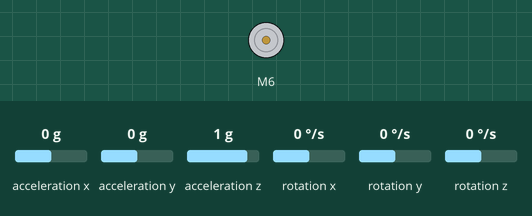
Simulated run of this sketch. Board: Arduino Mega 2560, built with avr-gcc and run on an emulated ATmega2560. Shown: DC motor (green arrow = forward, orange = backward, longer = faster). The inputs (shaded band) are chosen by the test bench; at power-on: rotation x 0 °/s, acceleration x 0 g, acceleration y 0 g, acceleration z 1 g, rotation y 0 °/s, rotation z 0 °/s. What the sketch prints to the serial monitor is not drawn.

Above: at 1.2 s.
1.3 s: rotation x set to -192 °/s
At 2.1 s:
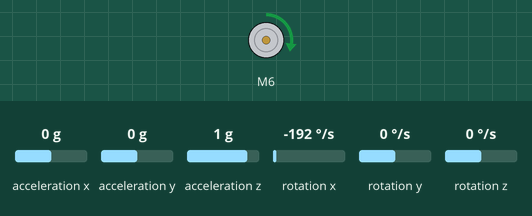
2.8 s: rotation x set to 192 °/s
At 5.5 s:
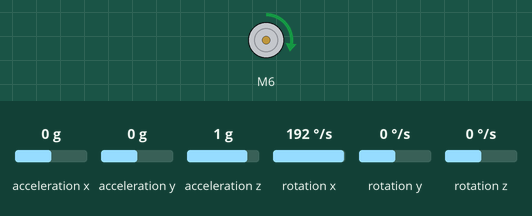
Timing chart, 0 to 7.0 s (numbered marks = the images above; inputs shaded):
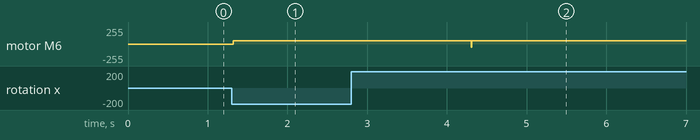

Measured:
- after the input at 1.3 s, motor M6: stopped → forward 51/255 at once
- after the input at 2.8 s, motor M6: forward 51/255 → backward 48/255 after 1.5 s, → forward 51/255 0.01 s later

The sketch:

main.ino
```cpp
#include <RobojaxBTS7960.h>
#include <MPU6050.h>
#include <Wire.h>
#include "defs.h"
#include "utilis.h"

void setup() {
  // put your setup code here, to run once:
  Serial.begin(115200) ;
  Serial2.begin(115200) ;
  motor.begin();
 Serial.print("establised");
  // Initialize MPU6050
  while (!mpu.begin(MPU6050_SCALE_2000DPS, MPU6050_RANGE_2G))
  {
    Serial.println("Could not find a valid MPU6050 sensor, check wiring!");
    delay(500);
  }

  mpu.calibrateGyro();

  mpu.setThreshold(3);
}


void loop() {
  // trying PID angle control
  PID_angle() ;
  timer = millis();
  // Read normalized values
  Vector norm = mpu.readNormalizeGyro();
  // Calculate Pitch, Roll and Yaw
  yaw       = yaw + norm.XAxis * timeStep;
  // Get the angular speed
  angularSpeed  = norm.XAxis;

  delay((timeStep * 1000) - (millis() - timer));

// Bluetooth communication protocol.
  if (Serial2.available()) {
    if (Serial2.read() == 1 && !startCommFlag)
    {
      // Connection established
      startCommFlag = 1;
      dirFlag = Serial2.read();
      reqSpdValue = Serial2.read();
      reqAngValue = Serial2.read();
    }


  }
  ypr.data.y = yaw;
  ypr.data.spd = angularSpeed;
  ypr.data.timeValue = micros() / (float)1000000;


  if (startCommFlag)
  {
    delay(50);
    Serial2.write(ypr.dataStream, dataSize) ;
    Serial2.flush();
    startCommFlag = 0;
  }
}
```

defs.h
```cpp
#define dataSize 12
#define CONTAINER_SIZE 3 // 0 reqSpdValue, 1 motorStopFlag, 2 CW flag, 3 CCW flag

#define rightIS 2
#define leftIS 3
#define rightEnable 4
#define leftEnable 5
#define rightPWM 6
#define leftPWM 7
#define debug 0 // to hide serial monitor info for the motor driver
#define CW 1
#define CCW 0

// objects
MPU6050 mpu;
RobojaxBTS7960 motor(rightEnable,rightPWM,rightIS, leftEnable,leftPWM,leftIS,debug);

int dirFlag = 1;
int stopMotorFlag = 0;

// Timers
unsigned long timer = 0;
float timeStep = 0.01;

// Pitch, Roll and Yaw values
float yaw       = 0;
float angularSpeed  = 0;

// Union
typedef union {
   struct{
    float y;
    float spd;
    float timeValue;
   }data;
   byte dataStream[dataSize] ;
}dataUnion;

uint8_t  reqSpdValue = 0; float kp_spd = 1.1, ki_spd = 1.5, kd_spd=0.3, e_spd = 0, ePrev_spd = 0, E_spd = 0, dE_spd = 0;
uint8_t reqAngValue = 0;  float kp_ang = 1, kd_ang = 0.3, ki_ang = 1.1, e_ang = 0, ePrev_ang = 0, E_ang = 0, dE_ang = 0;

dataUnion ypr;
byte startCommFlag = 0;
byte programStatus = 0;   // speed mode, angle mode.
```

utilis.h
```cpp
void saturate(float *x,float up, float down);
void resetSpdError();
void resetAngError();
void PID_Speed();
void PID_angle();

void resetSpdError()
{
  e_spd     = 0;
  ePrev_spd = 0;
  E_spd     = 0;
  dE_spd    = 0;
}

void resetAngError()
{
  e_ang     = 0;
  ePrev_ang = 0;
  E_ang     = 0;
  dE_ang    = 0;
}

void PID_Speed()
{
  e_spd = reqSpdValue - angularSpeed;
  E_spd = E_spd + e_spd;
  dE_spd = e_spd - ePrev_spd;
  float ctrlInput = (kp_spd * e_spd) + (ki_spd * E_spd) + (kd_spd * dE_spd); // ctrl action.

    // Saturation.
  if (ctrlInput > 80)
    ctrlInput = 80;

  // Ctrl Action and direction control
 if (dirFlag == 1) // CW
  {
    motor.rotate(ctrlInput,CW);
  }
  else
   {
    motor.rotate(ctrlInput,CCW);
    }
  ePrev_spd = e_spd;
  }


void PID_angle(){
  e_ang = reqAngValue - yaw;  // proportinal erroe
  E_ang = E_ang + e_ang;      // integrator error
  dE_ang = e_ang - ePrev_ang; // d/dt error

  float ctrlInputAng = 15*((float)5/(float)30) * e_ang + (1 * dE_ang);

  //saturation
  saturate(&ctrlInputAng,2, -2) ;
  // Control action
  motor.rotate(ctrlInputAng*10,1);

  // equating errors.
  ePrev_ang = e_ang;
}

void saturate(float *x,float up, float down)
{
  if (*x>up){
    *x = up ;
  }
  else if(*x<down){
    *x =-down ;
  }
}
```
